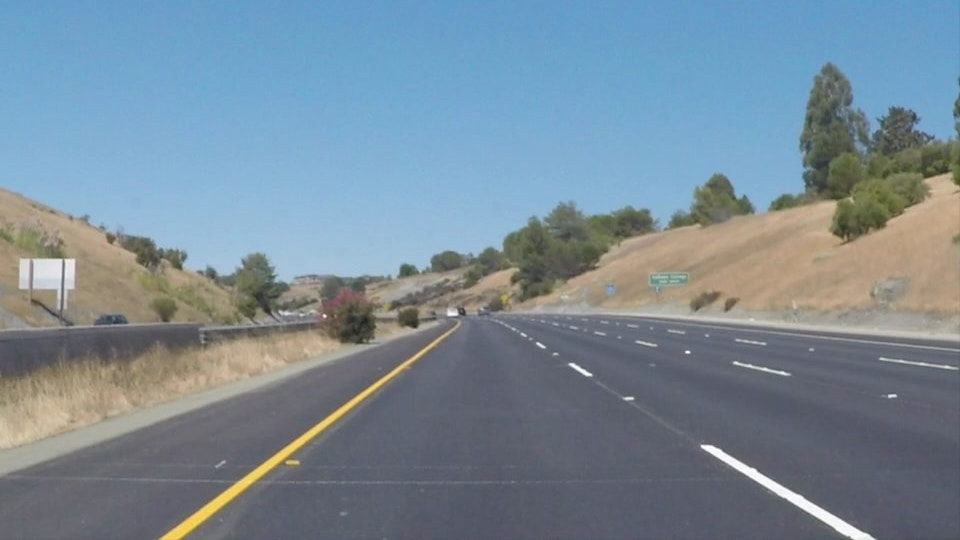
#> input picture Road Lane Detection/solidYellowCurve2.jpg, 960 x 540 px
$ jupyter execute Road_Lane_Detection.ipynb   (text cells are left out)
#> lines starting #> are read from the running program, lines starting #| are printed output that depends on the picture; after the words box and inside, x2 and y2 are one past the last pixel; in counts of white or black regions, pixels touching at a corner belong together; pictures that were not available may be replaced by others from this repository, and a replacement may not be noted
[cell 1]
from pylab import rcParams
rcParams['figure.figsize']=(10,10)
import cv2 as cv
import numpy as np
import matplotlib.pyplot as plt
from PIL import Image

[cell 2]
test=cv.imread("solidYellowCurve2.jpg")
#> test is the input picture: shape (540, 960, 3); mean B, G, R 151.5, 138.6, 120.7
test=cv.cvtColor(test,cv.COLOR_BGR2RGB)
plt.imshow(test)

[cell 3]
test_g=cv.cvtColor(test,cv.COLOR_BGR2GRAY)
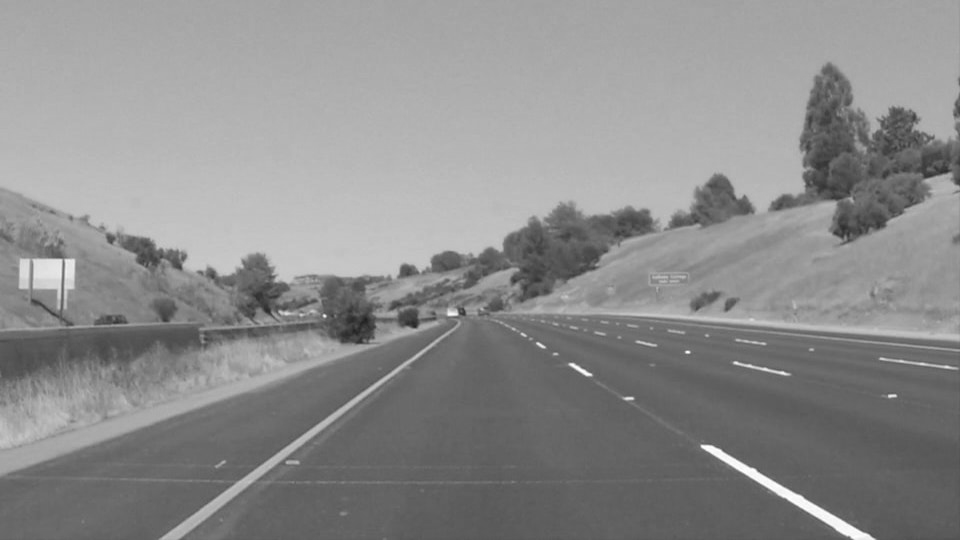
#> test_g: shape (540, 960); min 30, max 255, mean 140.4

[cell 4]
plt.imshow(test_g,cmap='gray')

[cell 5]
#guassian blur
test_b=cv.GaussianBlur(test_g,(5,5),0)
plt.imshow(test_b,cmap='gray')

[cell 6]
#canny edge detection
test_c=cv.Canny(test_g,30,220)
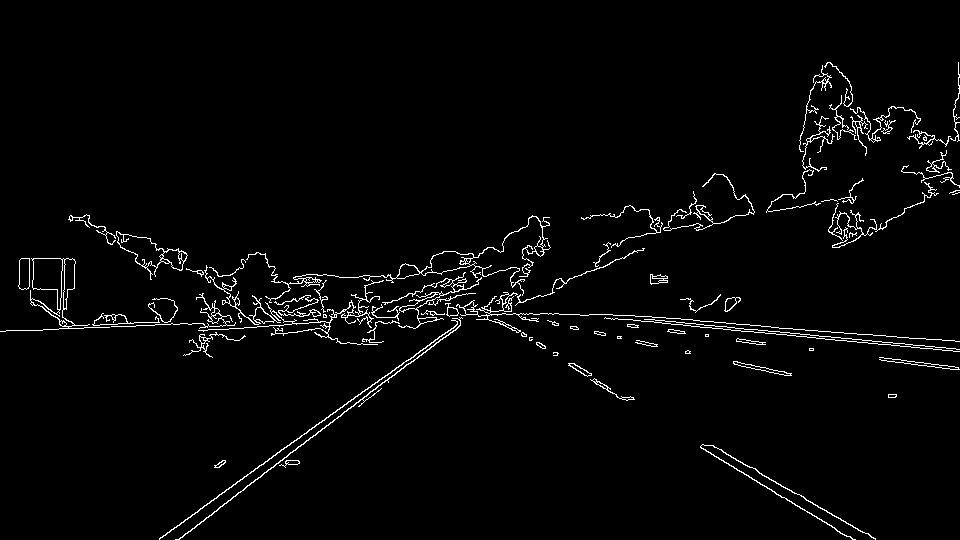
#> test_c: shape (540, 960); 2.5% white in thin lines or dots, all inside (x1, y1, x2, y2) = (0, 62, 960, 540)
plt.imshow(test_c,cmap='gray')

[cell 7]
#generate black mask
mask=np.zeros_like(test_c)

p=np.array([(130,540),(450,310),(900,540)])

reg=cv.fillPoly(mask,[p],255)
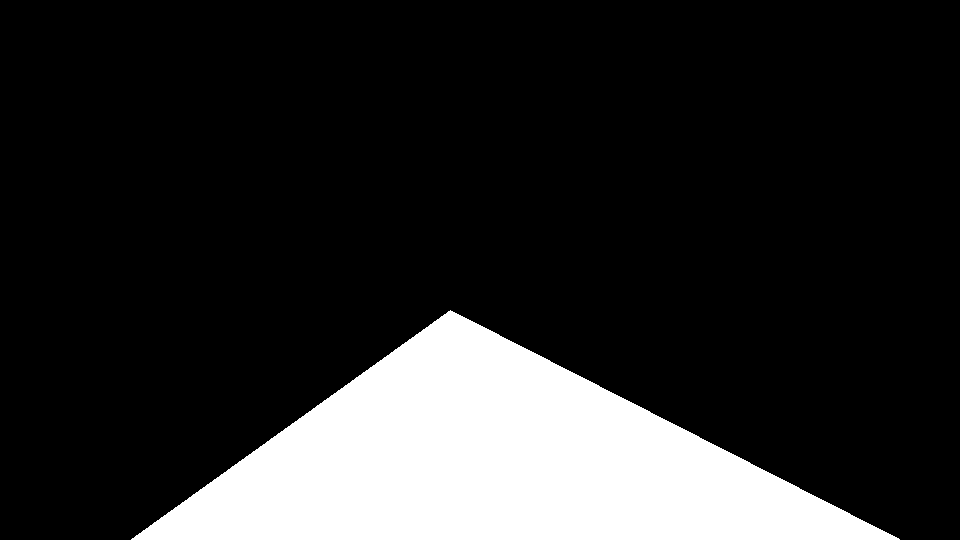
#> mask: shape (540, 960); 17.1% white; 1 white region, box (x1, y1, x2, y2) and area: (131, 310, 900, 540) 88705
plt.imshow(reg,cmap='gray')

reg_b=cv.bitwise_and(test_c,reg)
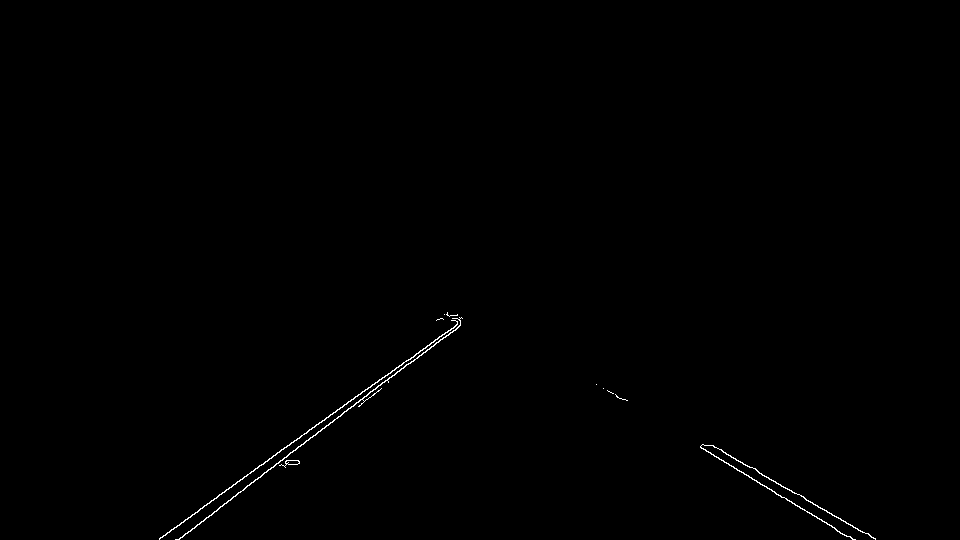
#> reg_b: shape (540, 960); 0.32% white in thin lines or dots, all inside (x1, y1, x2, y2) = (159, 312, 876, 540)
plt.imshow(mask,cmap='gray')

[cell 8]
test.shape
#> Out = (540, 960, 3)

[cell 9]
plt.imshow(reg_b,cmap='gray')

[cell 10]
lines=cv.HoughLinesP(
    reg_b,
    rho=6,
    theta=np.pi/60,
    threshold=160,
    minLineLength=40,
    lines=np.array([]),
    maxLineGap=5)
#> lines = [[159, 538, 362, 391], [278, 463, 326, 425], [315, 435, 370, 391], [190, 531, 255, 479], [340, 416, 382, 382], [791, 490, 875, 538], [353, 406, 397, 371], [211, 515, 268, 469], [367, 389, 418, 352], [712, 445, 875, 539], [159, 539, 385, 375], [714, 456, 794, 503]]

[cell 11]
lines
#> Out has the same summary as lines

[cell 12]
lines[0]
#> Out = [[159, 538, 362, 391]]

[cell 13]
len(lines)
#> Out = 12

[cell 14]
count,_,_=lines.shape
#> count = 12

[cell 15]
lines[0][0]
#> Out = [159, 538, 362, 391]

[cell 16]
line_img=np.zeros_like(test)

[cell 17]
line_img.shape
#> Out = (540, 960, 3)

[cell 18]
for line in lines:
    x1,y1,x2,y2=line[0]
    cv.line(line_img,(x1,y1),(x2,y2),(200,0,100),10)
#> this loop made 12 passes
plt.imshow(line_img)

[cell 19]
for line in lines:
    x1,y1,x2,y2=line[0]
    cv.line(test,(x1,y1),(x2,y2),(200,0,100),10)
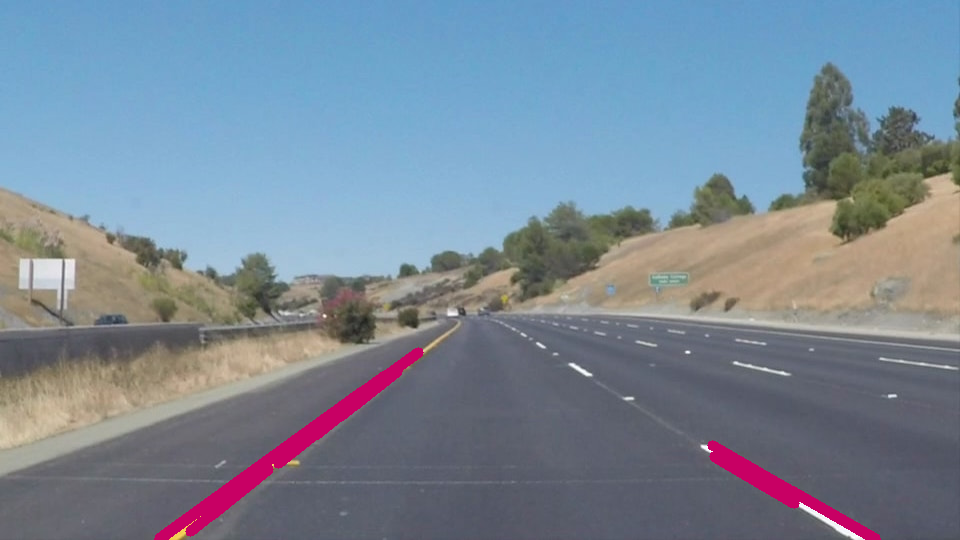
#> test: shape (540, 960, 3); mean R, G, B 121.4, 136, 151.1
plt.imshow(test,cmap='gray')

[cell 20]
from pylab import rcParams
rcParams['figure.figsize']=(10,10)
import cv2 as cv
import numpy as np
import matplotlib.pyplot as plt
from PIL import Image
cam=cv.VideoCapture("solidWhiteRight.mp4")
while True:
    try:
        status,frame=cam.read()
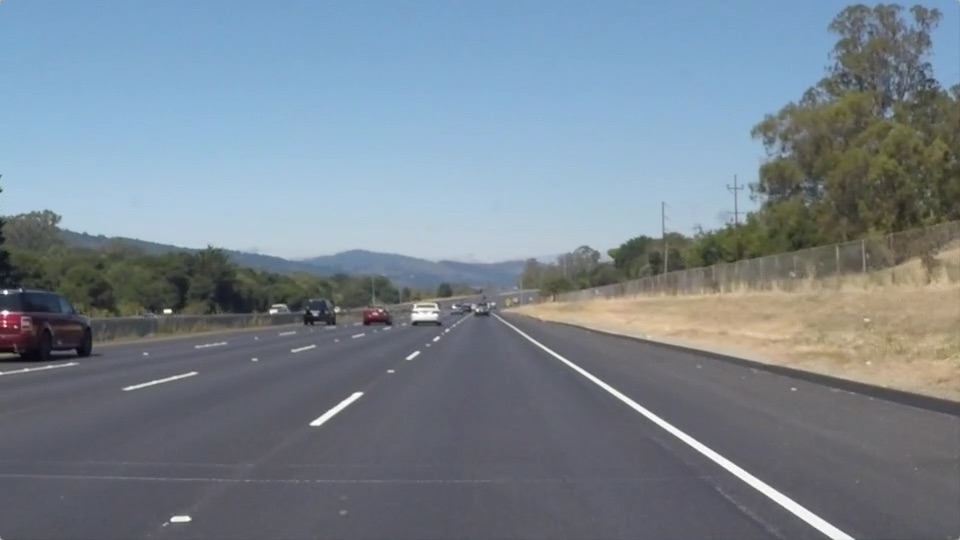
#> input picture Road Lane Detection/solidWhiteRight.jpg, 960 x 540 px, given in place of solidWhiteRight.mp4, which was not available
#> frame is the input picture: shape (540, 960, 3); mean B, G, R 143.7, 132.6, 120.3
        frame_g=cv.cvtColor(frame,cv.COLOR_BGR2GRAY)
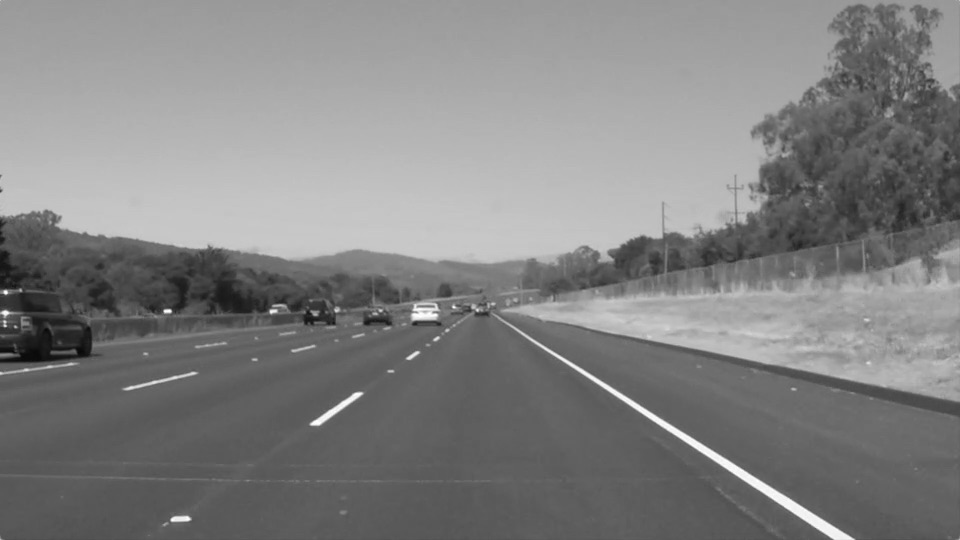
#> frame_g: shape (540, 960); min 8, max 255, mean 130.1
        frame_b=cv.GaussianBlur(frame_g,(5,5),0)
        frame_c=cv.Canny(frame_g,30,220)
#> frame_c: shape (540, 960); 2.5% white in thin lines or dots

        mask=np.zeros_like(frame_c)


        p=np.array([(130,540),(450,310),(900,540)])

        reg=cv.fillPoly(mask,[p],255)
        reg_b=cv.bitwise_and(frame_c,reg)
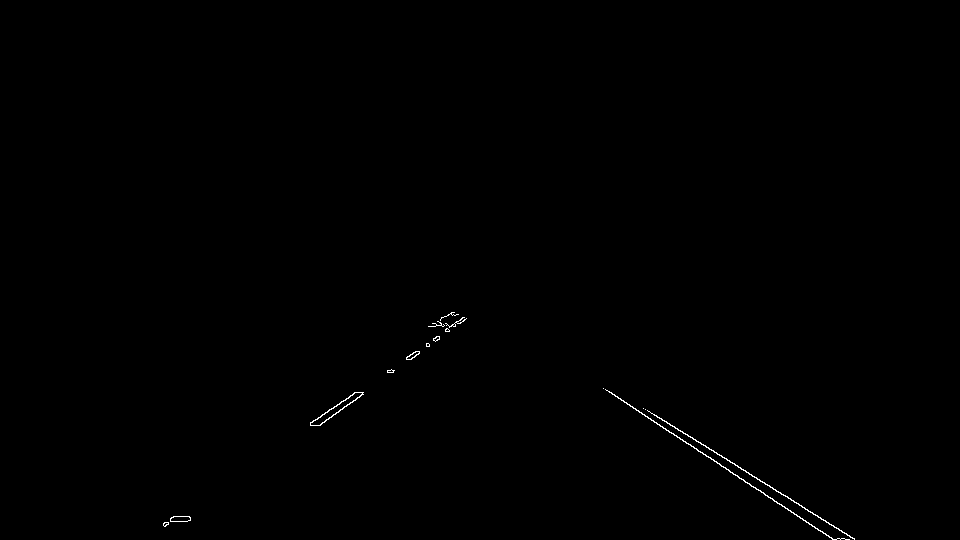
#> reg_b: shape (540, 960); 0.23% white in thin lines or dots, all inside (x1, y1, x2, y2) = (163, 312, 855, 540)

        lines=cv.HoughLinesP(
            reg_b,
            rho=6,
            theta=np.pi/60,
            threshold=160,
            minLineLength=40,
            lines=np.array([]),
            maxLineGap=5)
#> lines = [[808, 511, 854, 538], [776, 491, 825, 520], [717, 463, 834, 539], [746, 472, 798, 503], [318, 425, 362, 393], [678, 430, 734, 463], [310, 422, 357, 392]]

        count,_,_=lines.shape
#> count = 7
        line_img=np.zeros_like(frame)
        for line in lines:
            x1,y1,x2,y2=line[0]
            cv.line(frame,(x1,y1),(x2,y2),(100,0,100),10)
#> this loop made 7 passes
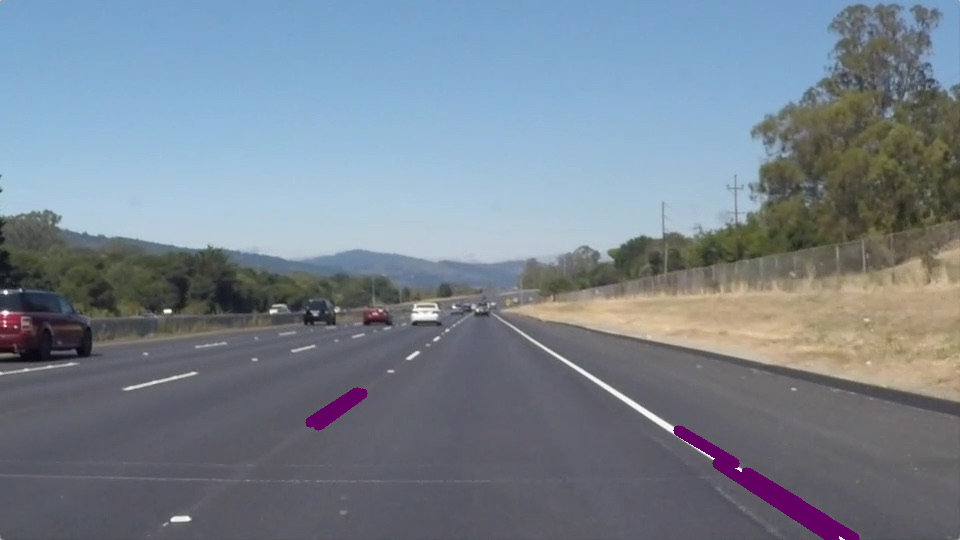
#> frame: shape (540, 960, 3); 0.91% of pixels changed, all inside (x1, y1, x2, y2) = (305, 387, 860, 540)

        cv.imshow("qr",frame)
        key = cv.waitKey(1) & 0xff
#> (key q is pressed here)

        if key == ord('q'):
            cv.destroyAllWindows()
            break


    except:
        cv.destroyAllWindows()
        break

cam.release()

[cell 21]
file=open('test.txt','w')
l=[1,2,3,4,5,6,7,8,9,10]
with open('test.txt','a') as f:
        f.write(str(l))

for i in range(1,10):
    l2=[]

    with open('test.txt','a') as f:
            f.write("\n")
    for j in l:
        l2.append(j*2)
    with open('test.txt','a') as f:
        f.write(str(l2))
    l=l2
